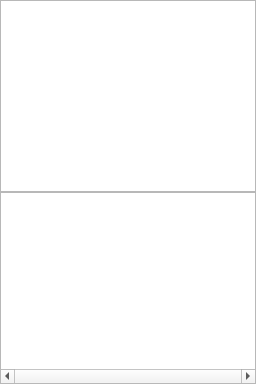
  <widget class="QDockWidget" name="dockWidgetSession">
   <property name="sizePolicy">
    <sizepolicy hsizetype="Fixed" vsizetype="Preferred">
     <horstretch>0</horstretch>
     <verstretch>0</verstretch>
    </sizepolicy>
   </property>
   <property name="minimumSize">
    <size>
     <width>170</width>
     <height>198</height>
    </size>
   </property>
   <property name="maximumSize">
    <size>
     <width>524287</width>
     <height>524287</height>
    </size>
   </property>
   <property name="features">
    <set>QDockWidget::DockWidgetFeature::DockWidgetClosable</set>
   </property>
   <property name="allowedAreas">
    <set>Qt::DockWidgetArea::BottomDockWidgetArea|Qt::DockWidgetArea::LeftDockWidgetArea</set>
   </property>
   <property name="windowTitle">
    <string>Session</string>
   </property>
   <attribute name="dockWidgetArea">
    <number>1</number>
   </attribute>
   <widget class="QWidget" name="dockWidgetContents_2">
    <layout class="QVBoxLayout" name="verticalLayout">
     <property name="spacing">
      <number>0</number>
     </property>
     <property name="leftMargin">
      <number>0</number>
     </property>
     <property name="topMargin">
      <number>0</number>
     </property>
     <property name="rightMargin">
      <number>0</number>
     </property>
     <property name="bottomMargin">
      <number>0</number>
     </property>
     <item>
      <widget class="QListView" name="listViewSession">
       <property name="contextMenuPolicy">
        <enum>Qt::ContextMenuPolicy::CustomContextMenu</enum>
       </property>
       <property name="horizontalScrollBarPolicy">
        <enum>Qt::ScrollBarPolicy::ScrollBarAlwaysOff</enum>
       </property>
       <property name="alternatingRowColors">
        <bool>true</bool>
       </property>
       <property name="selectionMode">
        <enum>QAbstractItemView::SelectionMode::ExtendedSelection</enum>
       </property>
       <property name="movement">
        <enum>QListView::Movement::Static</enum>
       </property>
       <property name="flow">
        <enum>QListView::Flow::TopToBottom</enum>
       </property>
       <property name="isWrapping" stdset="0">
        <bool>false</bool>
       </property>
       <property name="viewMode">
        <enum>QListView::ViewMode::ListMode</enum>
       </property>
      </widget>
     </item>
     <item>
      <widget class="QTableView" name="tableViewSession">
       <property name="contextMenuPolicy">
        <enum>Qt::ContextMenuPolicy::CustomContextMenu</enum>
       </property>
       <property name="horizontalScrollBarPolicy">
        <enum>Qt::ScrollBarPolicy::ScrollBarAlwaysOn</enum>
       </property>
       <property name="editTriggers">
        <set>QAbstractItemView::EditTrigger::NoEditTriggers</set>
       </property>
       <property name="alternatingRowColors">
        <bool>true</bool>
       </property>
       <property name="selectionMode">
        <enum>QAbstractItemView::SelectionMode::ExtendedSelection</enum>
       </property>
       <property name="selectionBehavior">
        <enum>QAbstractItemView::SelectionBehavior::SelectRows</enum>
       </property>
       <attribute name="horizontalHeaderShowSortIndicator" stdset="0">
        <bool>false</bool>
       </attribute>
       <attribute name="verticalHeaderVisible">
        <bool>false</bool>
       </attribute>
      </widget>
     </item>
    </layout>
   </widget>
  </widget>
